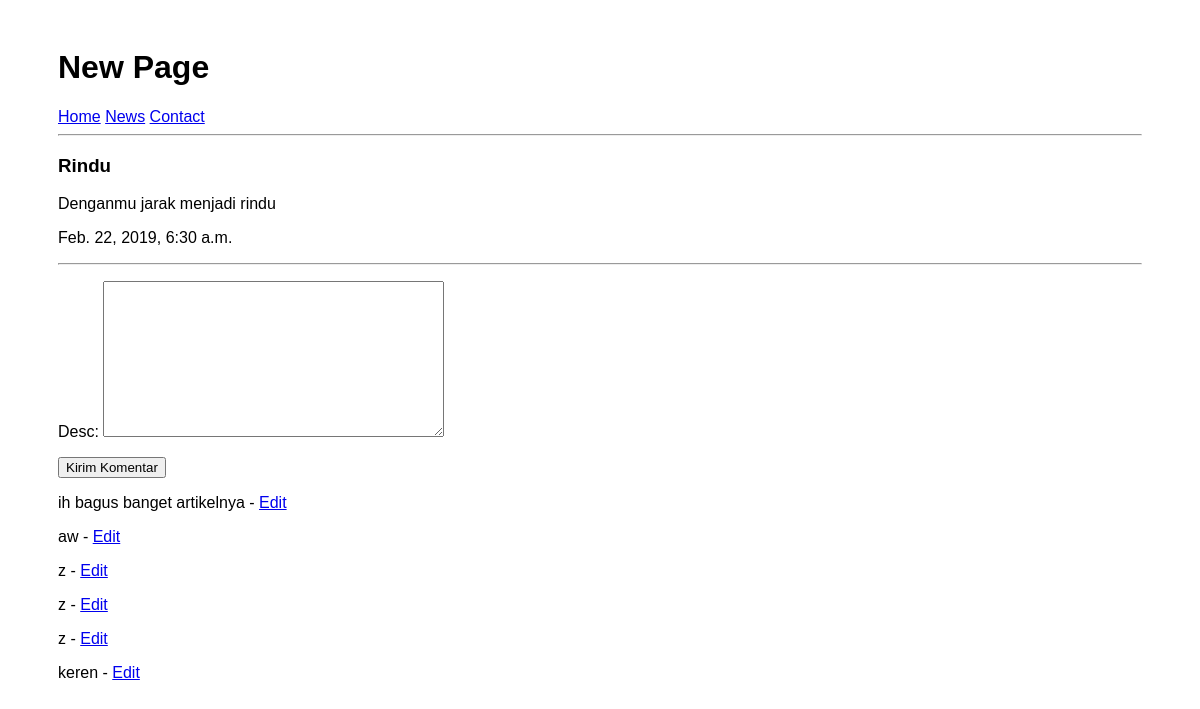
Page /news/1 on the earlier database version.
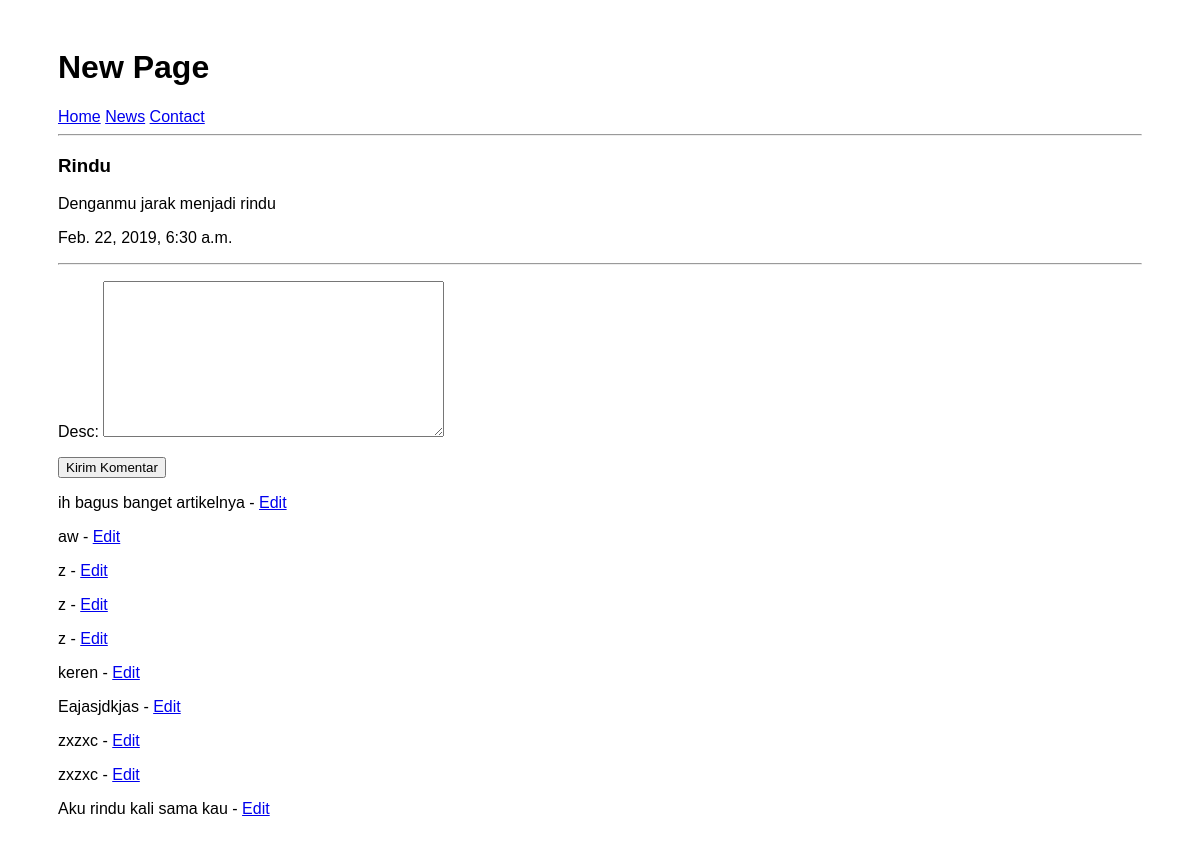
Same page on the later database version.
### news/models.py (models this page shows)
class Comment(models.Model):
	news = models.ForeignKey(News, on_delete = models.CASCADE)
	desc = models.TextField()
	created_at = models.DateTimeField(auto_now_add = True)

### news/views.py (the view)
# urls.py: path('<int:id>', views.single),
def single(request, id):
	new = get_object_or_404(News, pk = id)
	form = forms.CommentForm()
	return render(request, 'news/single.html', {'new': new, 'form': form})

### news/forms.py
class CommentForm(forms.ModelForm):
	desc = forms.CharField(required = True,
		widget = forms.Textarea,
		validators = [validators.MinLengthValidator(3)])
	class Meta:
		model = Comment
		fields = ['desc']

### news/templates/news/single.html (shortened to what this page needs)
{% extends 'base.html' %}
{% block title %}
	New Page
{% endblock %}
{% block content %}
	<h3>{{ new.title }}</h3>
	<p>{{ new.desc }}</p>
	<p>{{ new.created_at }}</p>
	<hr>
	<form action="{% url 'news:comment' new.id %}" method="POST">
		{{ form.as_p }}
		<button type="submit">Kirim Komentar</button>
	</form>
	{% for comment in new.comment_set.all %}
		<p>{{ comment.desc }} -
		<a href="{% url 'news:comment-edit' comment.id %}">Edit</a></p>
	{% endfor %}
{% endblock %}

Differences in the rows shown:
added Comment: desc "Eajasjdkjas"
added Comment: desc "zxzxc"
added Comment: desc "zxzxc"
added Comment: desc "Aku rindu kali sama kau"
